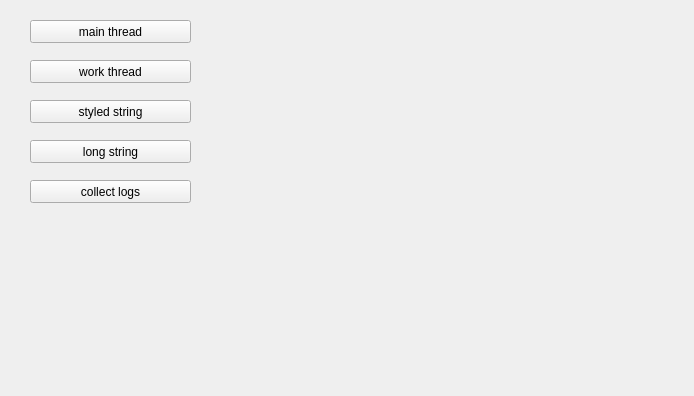
<?xml version="1.0" encoding="UTF-8"?>
<ui version="4.0">
 <class>LogTest</class>
 <widget class="QWidget" name="LogTest">
  <property name="geometry">
   <rect>
    <x>0</x>
    <y>0</y>
    <width>694</width>
    <height>396</height>
   </rect>
  </property>
  <property name="windowTitle">
   <string>Form</string>
  </property>
  <widget class="QPushButton" name="post_main_thread">
   <property name="geometry">
    <rect>
     <x>30</x>
     <y>20</y>
     <width>161</width>
     <height>23</height>
    </rect>
   </property>
   <property name="text">
    <string>main thread</string>
   </property>
  </widget>
  <widget class="QPushButton" name="post_work_thread">
   <property name="geometry">
    <rect>
     <x>30</x>
     <y>60</y>
     <width>161</width>
     <height>23</height>
    </rect>
   </property>
   <property name="text">
    <string>work thread</string>
   </property>
  </widget>
  <widget class="QPushButton" name="post_styled_string">
   <property name="geometry">
    <rect>
     <x>30</x>
     <y>100</y>
     <width>161</width>
     <height>23</height>
    </rect>
   </property>
   <property name="text">
    <string>styled string</string>
   </property>
  </widget>
  <widget class="QPushButton" name="post_long_string">
   <property name="geometry">
    <rect>
     <x>30</x>
     <y>140</y>
     <width>161</width>
     <height>23</height>
    </rect>
   </property>
   <property name="text">
    <string>long string</string>
   </property>
  </widget>
  <widget class="QPushButton" name="btn_collect">
   <property name="geometry">
    <rect>
     <x>30</x>
     <y>180</y>
     <width>161</width>
     <height>23</height>
    </rect>
   </property>
   <property name="text">
    <string>collect logs</string>
   </property>
  </widget>
 </widget>
 <resources/>
 <connections/>
</ui>
